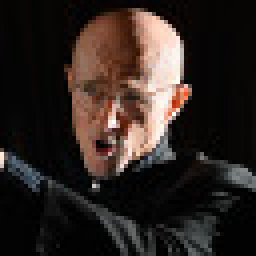
#> input picture myimg.jpg, 64 x 64 px (shown 4 times larger)
$ jupyter execute --allow-errors multi_layered_nn.ipynb
#> lines starting #> are read from the running program, lines starting #| are printed output that depends on the picture
[cell 1]
# !apt-get install -y -qq software-properties-common python-software-properties module-init-tools

# !add-apt-repository -y ppa:alessandro-strada/ppa 2>&1 > /dev/null

# !apt-get update -qq 2>&1 > /dev/null

# !apt-get -y install -qq google-drive-ocamlfuse fuse


# from google.colab import auth

# auth.authenticate_user()


# from oauth2client.client import GoogleCredentials

# creds = GoogleCredentials.get_application_default()

# import getpass

# !google-drive-ocamlfuse -headless -id={creds.client_id} -secret={creds.client_secret} < /dev/null 2>&1 | grep URL

# vcode = getpass.getpass()

# !echo {vcode} | google-drive-ocamlfuse -headless -id={creds.client_id} -secret={creds.client_secret}


# !mkdir -p drive

# !google-drive-ocamlfuse drive

[cell 2]
import numpy as np
import csv
from sklearn.model_selection import train_test_split
from sklearn.utils import shuffle
from scipy.sparse import coo_matrix
import matplotlib.pyplot as plt
import matplotlib.image as mpimg
from PIL import Image

[cell 3]
# [14 lines left out: function load_data, not called in this run]

[cell 4]
# [15 lines left out: function initialize_parameters, not called in this run]

[cell 5]
def relu(z):
    return np.maximum(z, 0)

# [4 lines left out: function relu_derivative, not called in this run]

[cell 6]
# [21 lines left out: function forward_prop, not called in this run]

[cell 7]
# [22 lines left out: function back_prop, not called in this run]

[cell 8]
# [4 lines left out: function cost_function, not called in this run]

[cell 9]
# [23 lines left out: function multi_Layered_NN, not called in this run]

[cell 10]
# [8 lines left out: function predict, not called in this run]

## load dataset section

[cell 11]
import scipy.io
#> (the rest of this cell did not finish here and is left out)

#> (a cell that did not finish here is left out)

## train section

[cell 13]
import time

tic = time.time()
activation_function = 'tanh'
#> (the rest of this cell did not finish here and is left out)

#> (a cell that did not finish here is left out)

### plot cost value

#> (a cell that did not finish here is left out)

### test an example of test set

[cell 16]
photo_number = 192
#> (the rest of this cell did not finish here and is left out)

### predict an example from you
It must be a 64*64 photo.

[cell 17]
# myimg = mpimg.imread('myimg.jpg')
# imgplot = plt.imshow(myimg)
# print(myimg.shape)

def predict_new_photo(photo_name):
    # import photo and convert it to greyscale 64*64
#> called with photo_name = 'myimg.jpg'
    x=Image.open(photo_name, 'r')
#> x is the input picture: PIL image 64x64 RGB; mean R, G, B 46.5, 37.3, 33.2
    x=x.convert('L') #makes it greyscale
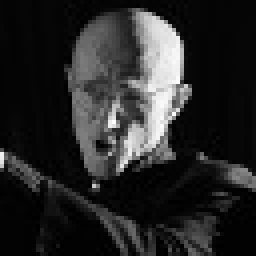
#> x: PIL image 64x64 L (shown 4 times larger); min 0, max 253, mean 39.6
    y=np.asarray(x.getdata(), dtype=np.float64).reshape((x.size[1],x.size[0]))
    y=np.asarray(y, dtype=np.uint8) #if values still in range 0-255!
    w=Image.fromarray(y,mode='L')
    w.save('out.jpg')

    # rotate imgae 90 degree
    raw_img = Image.open("out.jpg")
    img = raw_img.rotate(90)
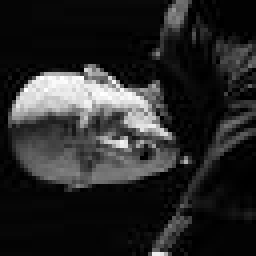
#> img: PIL image 64x64 L (shown 4 times larger); min 0, max 255, mean 39.8
    # img.show()
    img.save("out.jpg")

    myimg = mpimg.imread('out.jpg')
#> myimg: shape (64, 64); min 0, max 255, mean 39.9
    imgplot = plt.imshow(myimg)

    pred_labels = predict(myimg.reshape(1, -1), parameters=model['parameters'], activation=activation_function)
    if int(pred_labels[0][0]) == 1:
        print('Human')
    else:
        print('Not-Human')
